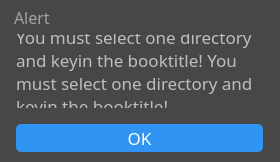
<?xml version="1.0" encoding="UTF-8"?>
<ui version="4.0">
 <class>Alert</class>
 <widget class="QWidget" name="Alert">
  <property name="windowModality">
   <enum>Qt::ApplicationModal</enum>
  </property>
  <property name="geometry">
   <rect>
    <x>0</x>
    <y>0</y>
    <width>280</width>
    <height>162</height>
   </rect>
  </property>
  <property name="sizePolicy">
   <sizepolicy hsizetype="Fixed" vsizetype="Fixed">
    <horstretch>0</horstretch>
    <verstretch>0</verstretch>
   </sizepolicy>
  </property>
  <property name="minimumSize">
   <size>
    <width>280</width>
    <height>162</height>
   </size>
  </property>
  <property name="maximumSize">
   <size>
    <width>280</width>
    <height>162</height>
   </size>
  </property>
  <property name="windowTitle">
   <string>Message</string>
  </property>
  <property name="windowIcon">
   <iconset resource="resources.qrc">
    <normaloff>:/SVG/svg/icon/audiobook-editor-logo.svg</normaloff>:/SVG/svg/icon/audiobook-editor-logo.svg</iconset>
  </property>
  <property name="styleSheet">
   <string notr="true">background: #474747;
box-shadow: 0px 4px 15px rgba(0, 0, 0, 0.28);
border-radius: 6px;</string>
  </property>
  <widget class="QLabel" name="label">
   <property name="geometry">
    <rect>
     <x>14</x>
     <y>9</y>
     <width>231</width>
     <height>16</height>
    </rect>
   </property>
   <property name="font">
    <font>
     <family>Noto Sans TC</family>
     <pointsize>12</pointsize>
    </font>
   </property>
   <property name="styleSheet">
    <string notr="true">/*
font-family: Noto Sans;
font-style: normal;
font-weight: 600;
font-size: 12px;
line-height: 16px;
display: flex;
align-items: center;
*/
/* panel/section title */

color: rgba(255, 255, 255, 0.5);</string>
   </property>
   <property name="text">
    <string>Alert</string>
   </property>
  </widget>
  <widget class="QToolButton" name="toolButton_Close">
   <property name="geometry">
    <rect>
     <x>250</x>
     <y>5</y>
     <width>24</width>
     <height>24</height>
    </rect>
   </property>
   <property name="sizePolicy">
    <sizepolicy hsizetype="Preferred" vsizetype="Preferred">
     <horstretch>0</horstretch>
     <verstretch>0</verstretch>
    </sizepolicy>
   </property>
   <property name="minimumSize">
    <size>
     <width>24</width>
     <height>24</height>
    </size>
   </property>
   <property name="toolTipDuration">
    <number>-1</number>
   </property>
   <property name="text">
    <string notr="true"/>
   </property>
   <property name="icon">
    <iconset resource="resources.qrc">
     <normaloff>:/SVG/svg/icon/attach-panel-close.svg</normaloff>:/SVG/svg/icon/attach-panel-close.svg</iconset>
   </property>
   <property name="iconSize">
    <size>
     <width>24</width>
     <height>24</height>
    </size>
   </property>
  </widget>
  <widget class="QLabel" name="label_Msg">
   <property name="geometry">
    <rect>
     <x>16</x>
     <y>34</y>
     <width>247</width>
     <height>74</height>
    </rect>
   </property>
   <property name="font">
    <font>
     <family>Noto Sans TC</family>
     <pointsize>13</pointsize>
    </font>
   </property>
   <property name="styleSheet">
    <string notr="true">/*
font-family: Noto Sans;
font-style: normal;
font-weight: normal;
font-size: 13px;
line-height: 18px;
*/
color: rgba(255, 255, 255, 0.65);</string>
   </property>
   <property name="text">
    <string>You must select one directory and keyin the booktitle! You must select one directory and keyin the booktitle!</string>
   </property>
   <property name="wordWrap">
    <bool>true</bool>
   </property>
  </widget>
  <widget class="QPushButton" name="pushButton_Ok">
   <property name="geometry">
    <rect>
     <x>16</x>
     <y>124</y>
     <width>247</width>
     <height>28</height>
    </rect>
   </property>
   <property name="sizePolicy">
    <sizepolicy hsizetype="Fixed" vsizetype="Fixed">
     <horstretch>0</horstretch>
     <verstretch>0</verstretch>
    </sizepolicy>
   </property>
   <property name="font">
    <font>
     <family>Noto Sans TC</family>
     <pointsize>13</pointsize>
    </font>
   </property>
   <property name="styleSheet">
    <string notr="true">
align-items: center;

background: #3095F2;
border-radius: 5px;
/*
font-family: Noto Sans;
font-style: normal;
font-weight: normal;
font-size: 13px;
line-height: 18px;
*/
text-align: center;
color: #FFFFFF;</string>
   </property>
   <property name="text">
    <string>OK</string>
   </property>
  </widget>
 </widget>
 <resources>
  <include location="resources.qrc"/>
 </resources>
 <connections/>
</ui>
